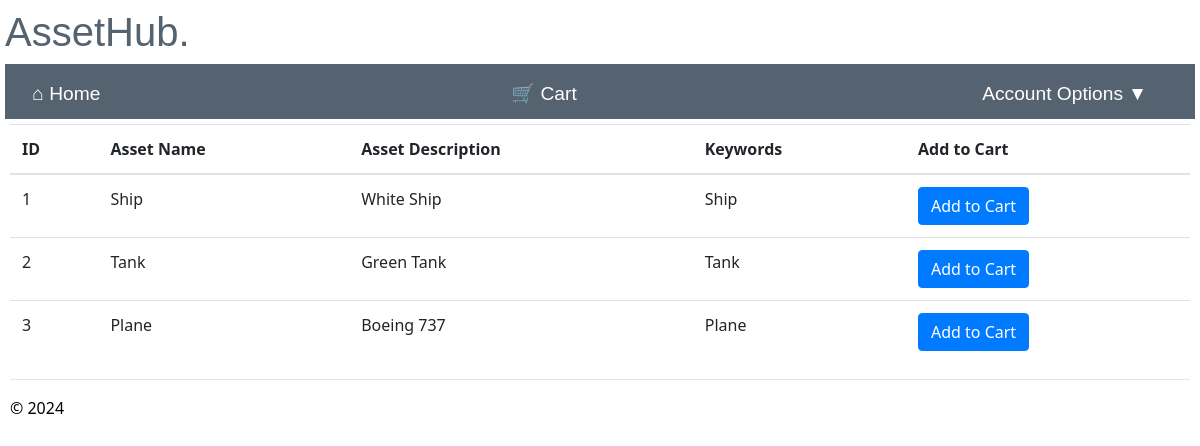
/borrow_asset (signed in), run on the app's committed database.
### app/models/models.py (models this page shows)
class Assets(db.Model):
    __tablename__ = 'assets'
    asset_id = db.Column(db.Integer, primary_key=True, nullable=False)
    asset_name = db.Column(db.String(100), nullable=True)
    asset_description = db.Column(db.String(225), nullable=True)
    keyword = db.Column(db.String(50), nullable=False)
    available = db.Column(db.String(50), nullable=False, default='Y')

### app/main/routes.py (the view)
@bp.route("/borrow_asset")
@login_required
def borrow_asset():
    try:
        assets = Assets.query.filter(Assets.available == 'Y').all()
        return render_template('borrow_asset.html', assets=assets)
    except Exception as e:
        flash("An error occurred retrieving assets.")
        return render_template("home.html")

### app/__init__.py (called while the page is built)
def create_app():
    app = Flask(__name__)
    env_config = os.getenv("PROD_APP_SETTINGS", "config.Config")
    app.config.from_object(env_config)
    db.init_app(app)
    login_manager.init_app(app)
    app.logger.setLevel(logging.INFO)
    handler = RotatingFileHandler('app.log', maxBytes=10240, backupCount=10)
    handler.setLevel(logging.INFO)
    formatter = logging.Formatter('%(asctime)s - %(levelname)s - %(message)s', datefmt='%Y-%m-%d %H:%M:%S')
    handler.setFormatter(formatter)
    app.logger.addHandler(handler)
    from app.main import bp as main_bp
    app.register_blueprint(main_bp)
    from app.user import bp as user_bp
    app.register_blueprint(user_bp)
    from app.admin import bp as admin_bp
    app.register_blueprint(admin_bp)
    @login_manager.user_loader
    def load_user(user_id):
        return User.query.get(int(user_id))
    return app

### app/main/templates/borrow_asset.html (shortened to what this page needs)
{% extends "layout.html" %}
{% block content %}
<table class="table table-hover">
    <thead class="active tables">
      <th>ID</th>
      <th>Asset Name</th>
      <th>Asset Description</th>
      <th>Keywords</th>
      <th>Add to Cart</th>
    </thead>
    <tbody>
      {% for asset in assets %}
      <tr>
        <td>{{asset.asset_id}}</td>
        <td>{{asset.asset_name}}</td>
        <td>{{asset.asset_description}}</td>
        <td>{{asset.keyword}}</td>
        <td>
          <form method="post" action="/add_to_cart/{{ asset.asset_id }}">
            <input type="submit" value="Add to Cart" class="btn btn-primary">
          </form>
        </td>
      </tr>
      {% endfor %}
    </tbody>
  </table>
{% endblock %}

### app/main/templates/layout.html (style rules this page uses)
body { padding: 8px 5px 8px 5px; }

### data on the page
Assets: asset_id "1", asset_name "Ship", asset_description "White Ship", keyword "Ship"
Assets: asset_id "2", asset_name "Tank", asset_description "Green Tank", keyword "Tank"
Assets: asset_id "3", asset_name "Plane", asset_description "Boeing 737", keyword "Plane"
